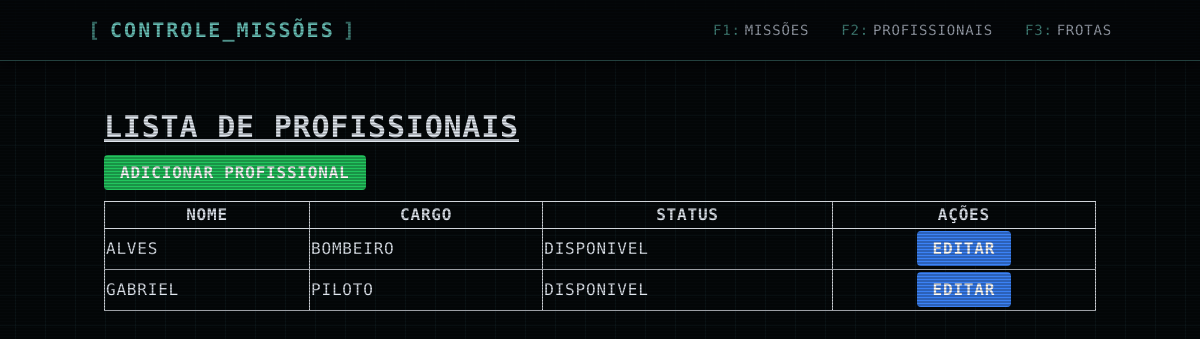
Before: /profissionais/ with the older database file.
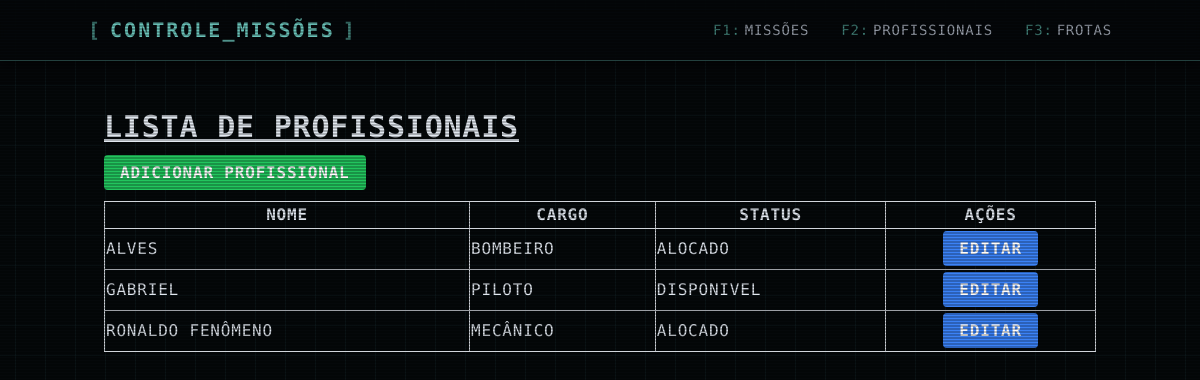
After: the same page with the newer database file.
### professional/models.py (models this page shows, shortened)
class OperatorProfessional(models.Model):
    ROLE_LIST = [
        ("Piloto", "Piloto"),
        ("Bombeiro", "Bombeiro"),
        ("Mecânico", "Mecânico"),
        ("Médico", "Médico"),
        ("Enfermeiro", "Enfermeiro")
    ]
    name = models.CharField(max_length=20, verbose_name="Nome")
    role = models.CharField(choices=ROLE_LIST, verbose_name="Cargo")
    status = models.ForeignKey(Status, on_delete=models.PROTECT, default=get_default_status)
    class Meta:
        verbose_name = "Profissional"
        verbose_name_plural = "Profissionais"
        ordering = ['name']

class Status(models.Model):
    status_name = models.CharField(max_length=50, verbose_name="Nome do Status")
    def __str__(self):
        return str(self.status_name)
    class Meta:
        verbose_name = "Status"
        verbose_name_plural = "Status"

### professional/views.py (the view)
# urls.py: path('profissionais/', OperatorProfessionalListView.as_view(), name='list_professionals'),
class OperatorProfessionalListView(ListView):
    model = OperatorProfessional
    template_name = 'list_professionals.html'
    context_object_name = 'professionals'

### core/templates/list_professionals.html
{% extends 'base.html' %}
{% block content %}
<h1 class="text-3xl font-bold underline mb-4">Lista de Profissionais</h1>
<a href="{% url 'create_professional' %}" class="bg-green-500 hover:bg-green-700 text-white font-bold py-2 px-4 rounded">
    Adicionar Profissional
</a>
<table class="mt-4 table-auto border-collapse border border-gray-400 w-full">
    <thead>
        <tr>
            <th class="border border-gray-300">Nome</th>
            <th class="border border-gray-300">Cargo</th>
            <th class="border border-gray-300">Status</th>
            <th class="border border-gray-300">Ações</th>
        </tr>
    </thead>
    <tbody>
        {% for professional in professionals %}
        <tr>
            <td class="border border-gray-300">{{ professional.name }}</td>
            <td class="border border-gray-300">{{ professional.role }}</td>
            <td class="border border-gray-300">{{ professional.status }}</td>
            <td class="border border-gray-300 text-center py-2">
                <a href="{% url 'update_professional' professional.id %}" class="bg-blue-500 hover:bg-blue-700 text-white font-bold py-2 px-4 rounded">
                    Editar
                </a>
            </td>
        </tr>
        {% endfor %}
    </tbody>
</table>
{% endblock %}

Changed rows visible on the page:
changed OperatorProfessional "ALVES": status "DISPONIVEL" → "ALOCADO"
added OperatorProfessional: name "RONALDO FENÔMENO", role "MECÂNICO", status "ALOCADO"
